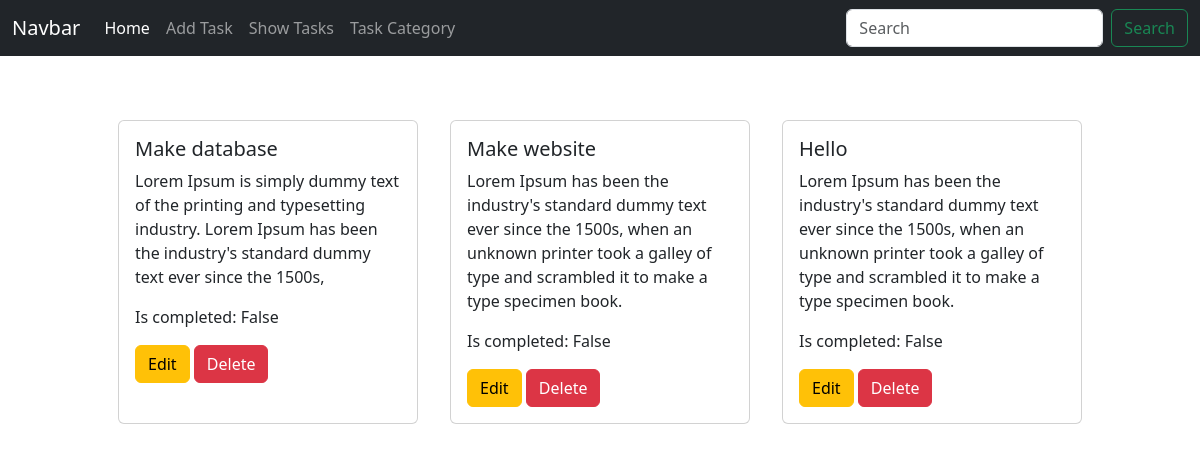
The page / on the database its author committed.
### taskModel/models.py (models this page shows, shortened)
class TaskModel(models.Model):
    taskTitle = models.CharField(max_length=100)
    taskDescription = models.TextField()
    is_completed = models.BooleanField(default = False)
    taskAssignDate = models.DateField()

### Task_management_system/views.py (the view)
# urls.py: 2. Add a URL to urlpatterns:  path('', views.home, name='home')
def home(request):
    data = TaskModel.objects.all()
    return render(request, 'home.html', {'data': data})

### templates/home.html
{% extends "base.html" %}
{% block content %}
    <div class="d-flex flex-wrap justify-content-center px-5 pt-5">
    {% for i in data %}
            <div class="card col-sm-3 m-3" style="width: 300px;">
                <div class="card-body">
                <h5 class="card-title">{{i.taskTitle}}</h5>
                <p class="card-text">{{i.taskDescription}}</p>
                <p class="card-text">Is completed: {{i.is_completed}}</p>
                {% if i.is_completed == False%}
                    <a href="{% url 'edit_task' i.pk %}" class="btn btn-warning">Edit</a>
                {% else %}
                    <a href="#" class="btn btn-light" disabled>Completed</a>
                {% endif %}
                <a href="{% url 'delete_task' i.pk %}" class="btn btn-danger">Delete</a>
                </div>
            </div>
    {% endfor %}
    </div>
{% endblock content %}

### templates/base.html (shortened to what this page needs)
<!doctype html>
<html lang="en">
  <head>
    <link href="https://cdn.jsdelivr.net/npm/bootstrap@5.3.2/dist/css/bootstrap.min.css" rel="stylesheet">
  </head>
  <body>
        <nav class="navbar navbar-expand-lg navbar-dark bg-dark">
            <div class="container-fluid">
            <a class="navbar-brand" href="#">Navbar</a>
            <div class="collapse navbar-collapse" id="navbarSupportedContent">
                <ul class="navbar-nav me-auto mb-2 mb-lg-0">
                <li class="nav-item">
                    <a class="nav-link active" aria-current="page" href="{% url 'homepage' %}">Home</a>
                </li>
                <li class="nav-item">
                    <a class="nav-link" href="{% url 'add_task' %}">Add Task</a>
                </li>
                <li class="nav-item">
                    <a class="nav-link" href="{% url 'show_task' %}">Show Tasks</a>
                </li>
                <li class="nav-item">
                    <a class="nav-link" href="{% url 'add_category' %}">Task Category</a>
                </li>
                </ul>
                <form class="d-flex" role="search">
                <input class="form-control me-2" type="search" placeholder="Search" aria-label="Search">
                <button class="btn btn-outline-success" type="submit">Search</button>
                </form>
            </div>
            </div>
        </nav>
        {% block content %}
        {% endblock content %}
  </body>
</html>

### rows shown on the page
TaskModel: taskTitle "Make database", taskDescription "Lorem Ipsum is simply dummy text of the printing and typesetting industry. Lorem Ipsum has been the industry's standard dummy text ever since the 1500s,", is_completed "False", shows "Edit"
TaskModel: taskTitle "Make website", taskDescription "Lorem Ipsum has been the industry's standard dummy text ever since the 1500s, when an unknown printer took a galley of type and scrambled it to make a type specimen book.", is_completed "False", shows "Edit"
TaskModel: taskTitle "Hello", taskDescription "Lorem Ipsum has been the industry's standard dummy text ever since the 1500s, when an unknown printer took a galley of type and scrambled it to make a type specimen book.", is_completed "False", shows "Edit"
